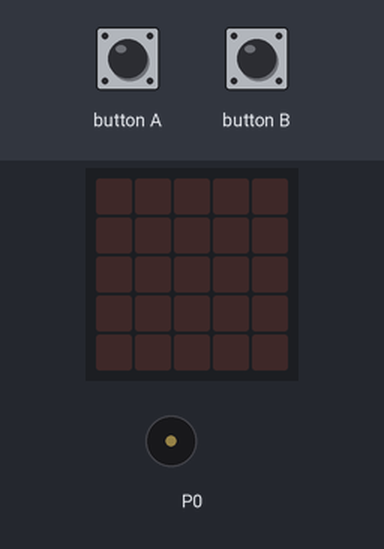
The program below on a simulated BBC micro:bit (MakeCode). On the bench: the board's 5×5 LED display, buzzer (waves = sounding). The test bench sets the inputs (shaded band).

Above: at 1.2 s.
1.3 s: button A pressed for 0.15 s
At 2.61 s:
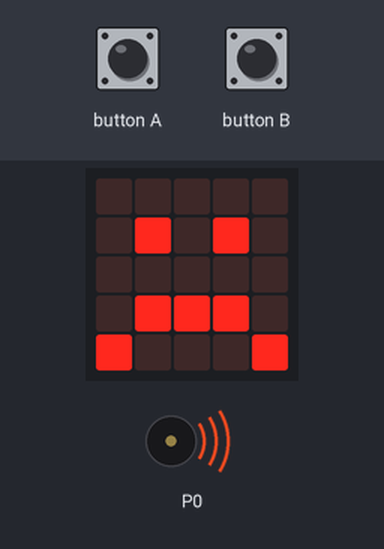
At 4.1 s:
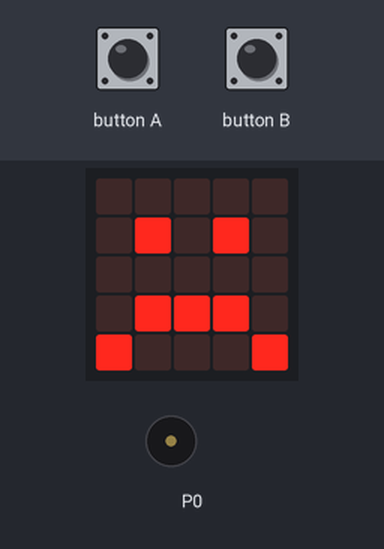
4.3 s: button B pressed for 0.15 s
At 4.8 s:
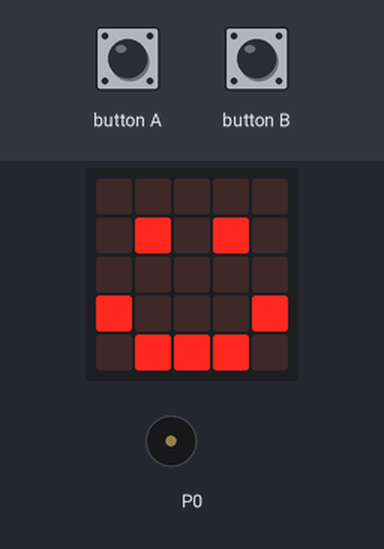
Timing chart, 0 to 7.3 s (numbered marks = the images above; inputs shaded):
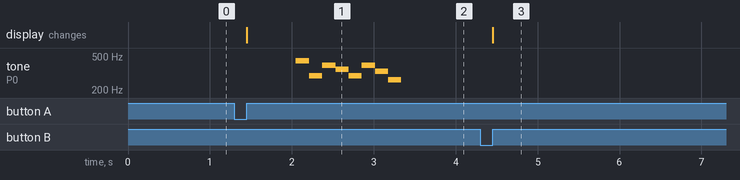

Measured:
- after the input at 1.3 s, tone on P0: plays 440 Hz for 0.16 s, 294 Hz for 0.16 s, 392 Hz for 0.16 s, 349 Hz for 0.16 s, 294 Hz for 0.16 s, 392 Hz for 0.16 s … (8 notes in this stretch), starting after 0.75 s; the display: changes after 0.15 s (image 1)
- after the input at 4.3 s, the display: changes after 0.15 s (image 3)

The program:

main.ts
```typescript
input.onButtonPressed(Button.A, function () {
    basic.showIcon(IconNames.Sad)
    music.play(music.stringPlayable("A D G F D G E C ", 384), music.PlaybackMode.UntilDone)
})
input.onButtonPressed(Button.B, function () {
    basic.showIcon(IconNames.Happy)
})
basic.forever(function () {

})
```

test.ts
```typescript
// testes vão aqui; isto não será compilado quando este pacote for usado como uma extensão.
```
